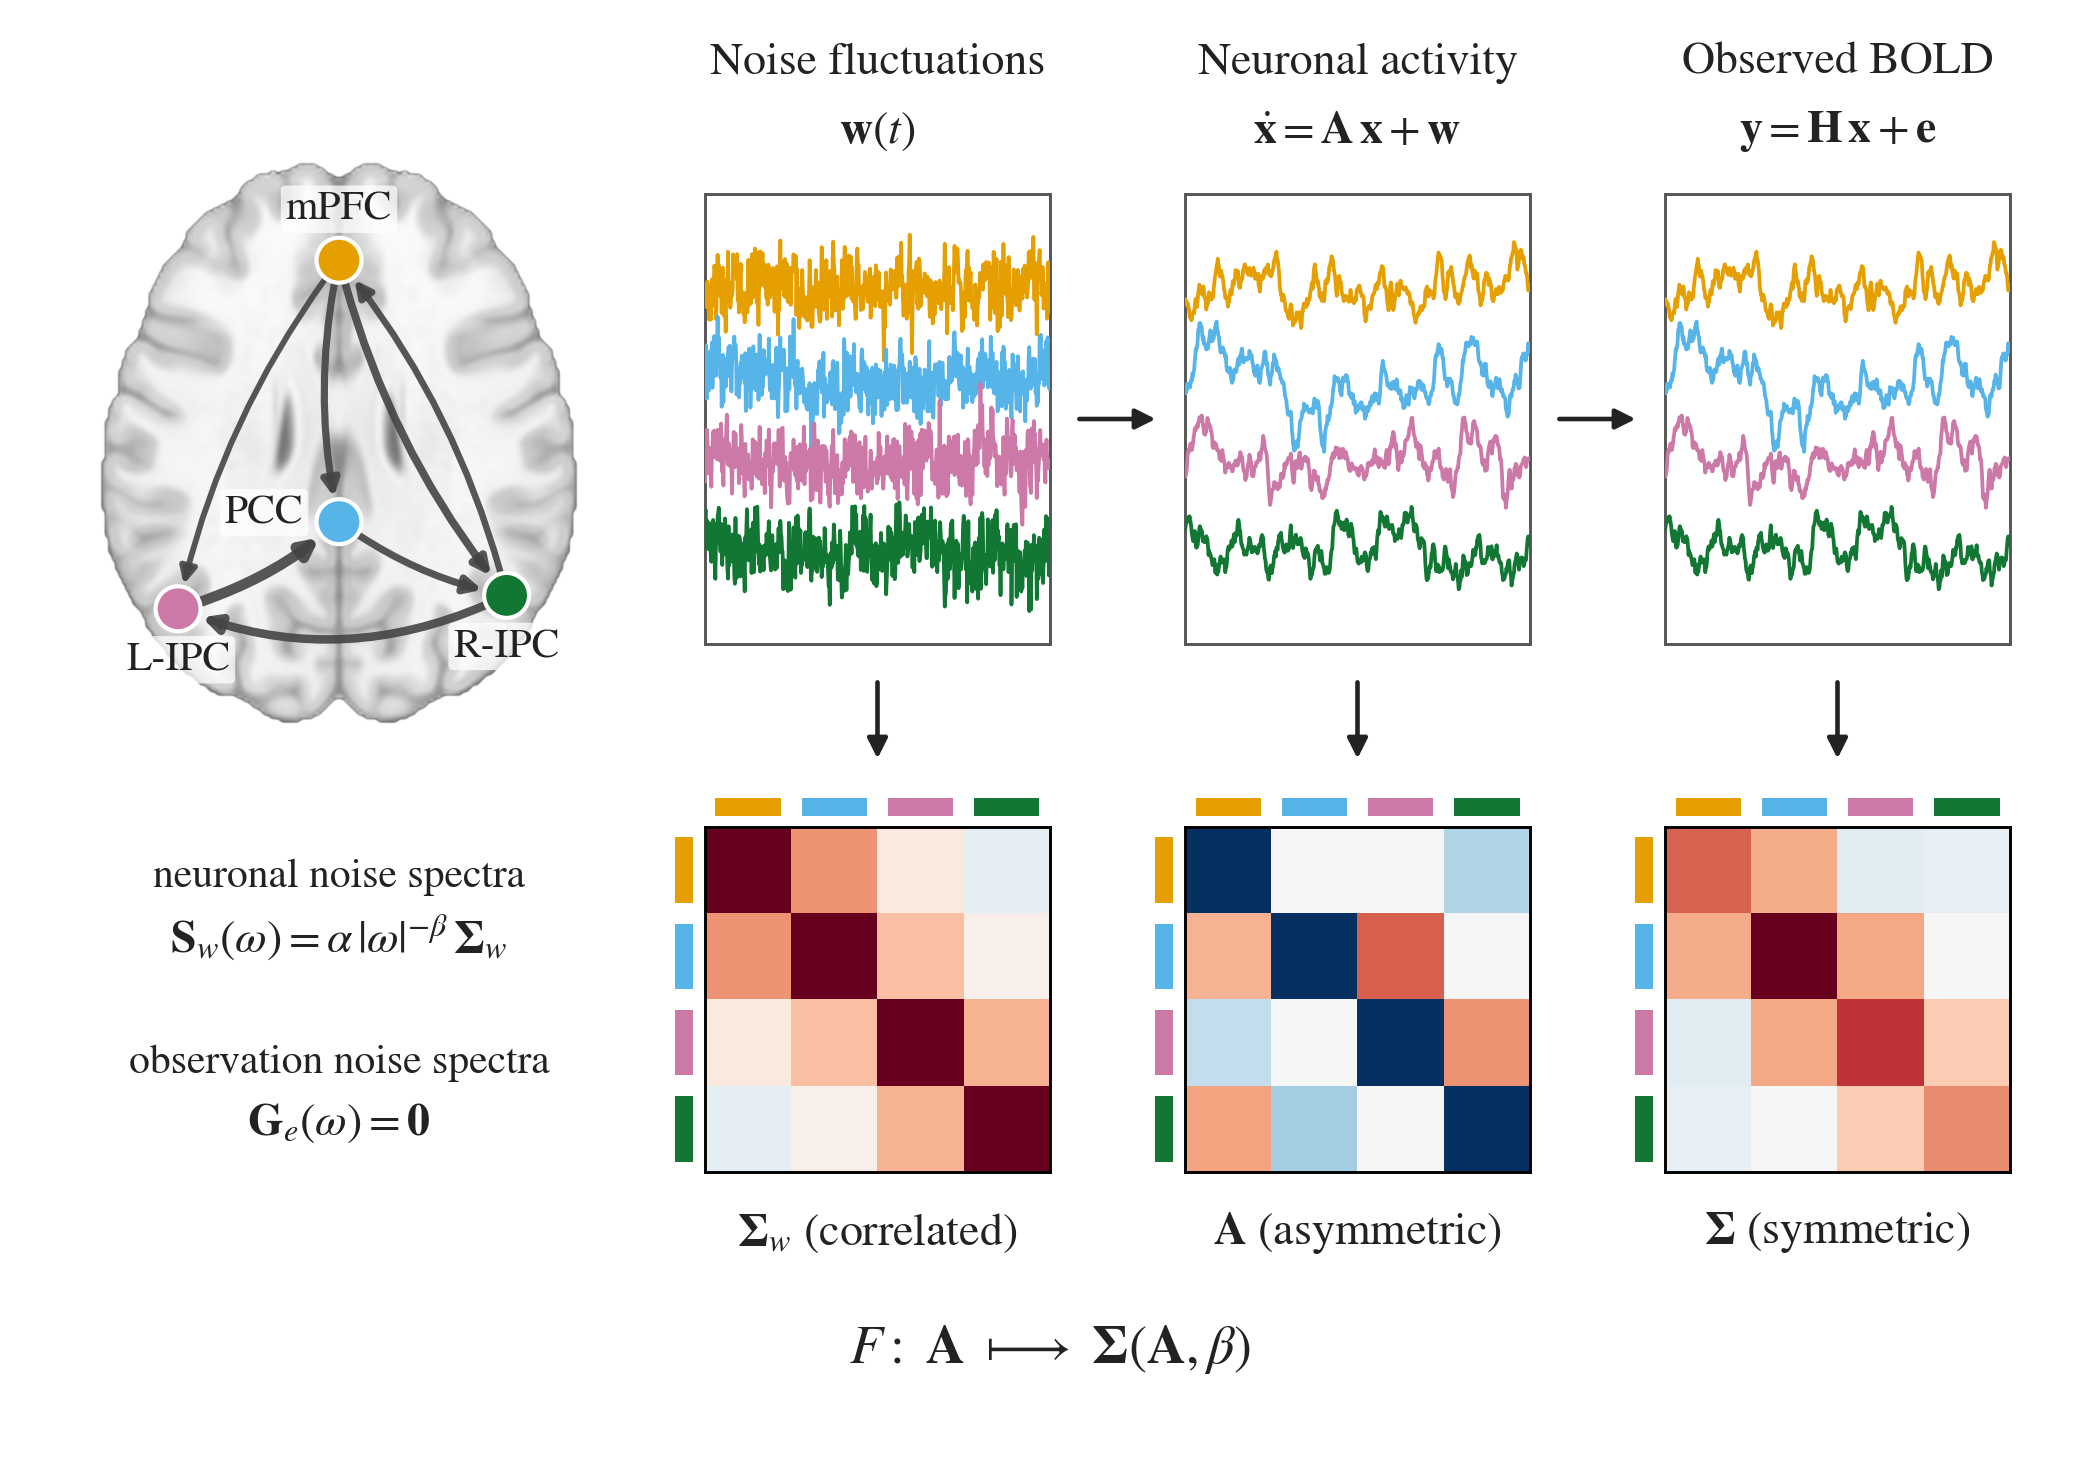

Generate this figure with Python:
"""Schematic of the spectral DCM generative model and the forward map F: A -> Sigma.

Four default-network nodes on an axial slice drive four coupled neuronal time series; the observed signal
is a (static) linear read-out (observation noise G_e = 0); the zero-lag covariance Sigma follows from the forward map.
Simplified redrawing after Fig. 2 of Friston et al. (2014, NeuroImage 99:533-547; CC BY 3.0), with a general
(asymmetric) effective-connectivity matrix A.  Time series, spectra and matrices are computed from the model
equations with illustrative parameter values (not results).
"""
import json
from pathlib import Path
import numpy as np
import matplotlib
matplotlib.use("Agg")
import matplotlib.pyplot as plt
from matplotlib.patches import FancyArrowPatch, Circle, Rectangle
from scipy.linalg import solve_continuous_lyapunov

HERE = Path(__file__).resolve().parent
TITLE_Y = 4.70 + 0.06                   # y of the panel titles (the top of the panels is at 4.45 + DY)
DY = 0.0                                # title removed
W, H = 7.0, 5.10                       # canvas reduced to content + top margin (was 5.66); no top crop needed
INK, EDGE, FACE, GREY = "#222222", "#555555", "#f4f4f4", "#7f7f7f"
REGIONS = ["mPFC", "PCC", "lIPC", "rIPC"]
LABEL = {"lIPC": "L-IPC", "rIPC": "R-IPC"}      # display names (lIPC/rIPC = left/right inferior parietal cortex)
COLS = ["#E69F00", "#56B4E9", "#CC79A7", "#117733"]      # validated categorical set (light mode)
BETA, ALPHA = 0.5, 1.0
RAD = 0.11                              # curvature of the arrows in each reciprocal pair

plt.rcParams.update({"font.family": "STIXGeneral", "mathtext.fontset": "stix", "font.size": 9,
                     "axes.linewidth": 0.7, "pdf.fonttype": 42, "svg.fonttype": "none"})

# ---- illustrative model: A[i, j] = influence of region j on region i; mPFC drives PCC, lIPC and rIPC,
#      lIPC drives PCC, PCC drives rIPC, rIPC drives lIPC and feeds back to mPFC; no other couplings
#      (previous values: A[0,3]=0.25, A[1,0]=0.15, A[1,2]=0.60, A[2,0]=0.40, A[2,3]=0.35, A[3,0]=0.45, A[3,1]=0.60)
#      (set 2, kept as fallback: A[0,3]=0.30, A[1,0]=0.20, A[1,2]=0.50, A[2,0]=0.35, A[2,3]=0.40, A[3,0]=0.50, A[3,1]=0.45)
#      (set 3, all-positive off-diagonals: A[0,3]=0.20, A[1,0]=0.30, A[1,2]=0.70, A[2,0]=0.25, A[2,3]=0.50, A[3,0]=0.35, A[3,1]=0.40)
A = np.array([[-1.0, 0.00, 0.00, -0.30],
              [ 0.35, -1.0, 0.60, 0.00],
              [-0.25, 0.00, -1.0, 0.45],
              [ 0.40, -0.35, 0.00, -1.0]])
assert np.all(np.linalg.eigvals(A).real < 0)
Hm = np.eye(4)                           # H = I in this illustration
Sigma_w = np.array([[ 1.00, 0.45, 0.10, -0.10],
                    [ 0.45, 1.00, 0.30,  0.05],
                    [ 0.10, 0.30, 1.00,  0.35],
                    [-0.10, 0.05, 0.35,  1.00]])
assert np.all(np.linalg.eigvalsh(Sigma_w) > 0)

# ---- simulate  x' = A x + w  (power-law w),  y = H x  (G_e = 0)
rng = np.random.default_rng(7)
dt, T = 0.1, 400.0
n = int(T / dt)
f = np.fft.rfftfreq(n, dt); f[0] = f[1]
shape = f ** (-BETA / 2.0)
w_ind = np.fft.irfft(np.fft.rfft(rng.standard_normal((4, n)), axis=1) * shape, n=n, axis=1)
w_ind /= w_ind.std(axis=1, keepdims=True)
w = np.linalg.cholesky(Sigma_w) @ w_ind
x = np.zeros((4, n))
for k in range(n - 1):
    x[:, k + 1] = x[:, k] + dt * (A @ x[:, k] + w[:, k])
y = Hm @ x                                  # G_e = 0: no observation noise
t0, t1 = 2000, 2600                     # 60 s window after burn-in
sl = slice(t0, t1)

# ---- spectra and covariance from the same A (analytic)
def sigma_integral(A, beta, alpha, Sigma_w, Hm):
    """Sigma = H [alpha/(2 pi) int |w|^-beta R Sigma_w R^dagger dw] H^T."""
    from scipy.integrate import quad
    n_ = A.shape[0]; I_ = np.eye(n_)
    def entry(i, j, lo, hi, singular):
        def f(o):
            R = np.linalg.inv(1j * o * I_ - A)
            return (R @ Sigma_w @ R.conj().T)[i, j].real
        if singular:                                   # integrable |w|^-beta endpoint singularity at 0
            return quad(lambda o: f(o), lo, hi, weight="alg", wvar=(-beta, 0), limit=400)[0]
        return quad(lambda o: o ** (-beta) * f(o), lo, hi, limit=400)[0]
    B = np.zeros((n_, n_))
    for i in range(n_):
        for j in range(n_):
            B[i, j] = entry(i, j, 0.0, 1.0, True) + entry(i, j, 1.0, 400.0, False)
    return Hm @ (alpha / np.pi * B) @ Hm.T              # two-sided integral = 2 x one-sided, then 1/(2 pi)

Sigma = sigma_integral(A, BETA, ALPHA, Sigma_w, Hm)
assert np.allclose(Sigma, Sigma.T, atol=1e-8) and np.all(np.linalg.eigvalsh(Sigma) > 0)
# self-check: at beta = 0, A S + S A^T + alpha Sigma_w = 0
S0 = sigma_integral(A, 0.0, ALPHA, Sigma_w, np.eye(4))
assert np.allclose(S0, solve_continuous_lyapunov(A, -ALPHA * Sigma_w), atol=2e-3), "integral != Lyapunov at beta=0"

fig = plt.figure(figsize=(W, H))
bg = fig.add_axes([0, 0, 1, 1]); bg.set_xlim(0, W); bg.set_ylim(0, H); bg.axis("off")
def add_ax(x, y, w_, h_): return fig.add_axes([x / W, y / H, w_ / W, h_ / H])
def title(x, y, s): bg.text(x, y, s, ha="center", va="center", fontsize=11, color=INK)
def arrow(p, q, **kw): bg.add_patch(FancyArrowPatch(p, q, arrowstyle="-|>", mutation_scale=10, lw=1.1, color=INK, **kw))

# ============================== top row: time domain
ty0, ty1 = 2.95 + DY, 4.45 + DY                   # vertical extent of the trace panels
# brain
meta = json.loads((HERE / "brain_axial.json").read_text())
img = plt.imread(HERE / "brain_axial.png")
bw_, bh_ = 1.62, 1.62 * img.shape[0] / img.shape[1]
bx0, by0 = 0.32, ty1 - bh_ + 0.12
bg.imshow(img, extent=[bx0, bx0 + bw_, by0, by0 + bh_], aspect="auto", zorder=1)
bg.set_xlim(0, W); bg.set_ylim(0, H)
def to_xy(mx, my):
    return (bx0 + (mx - meta["x_min"]) / (meta["x_max"] - meta["x_min"]) * bw_,
            by0 + (my - meta["y_min"]) / (meta["y_max"] - meta["y_min"]) * bh_)
P = [to_xy(meta["rois"][r]["x"], meta["rois"][r]["y"]) for r in REGIONS]
for i in range(4):                       # directed arrows j -> i, width proportional to |A[i, j]| (weak ones omitted; sign not shown)
    for j in range(4):
        if i != j and abs(A[i, j]) >= 0.15:
            rad = -2.0 * RAD if (i, j) == (2, 3) else RAD   # rIPC -> lIPC bows below the node line; the rest bow slightly
            bg.add_patch(FancyArrowPatch(P[j], P[i], arrowstyle="-|>", mutation_scale=8,
                                         lw=0.6 + 3.2 * abs(A[i, j]), color="#444444", zorder=3,
                                         connectionstyle=f"arc3,rad={rad}", shrinkA=6, shrinkB=6, alpha=0.9))
for (px, py), c, r in zip(P, COLS, REGIONS):
    bg.add_patch(Circle((px, py), 0.075, fc=c, ec="white", lw=1.0, zorder=5))
off = {"mPFC": (0, 0.17), "PCC": (-0.25, 0.03), "lIPC": (0.0, -0.17), "rIPC": (0.0, -0.17)}
for (px, py), r in zip(P, REGIONS):
    dx, dy = off[r]
    bg.text(px + dx, py + dy, LABEL.get(r, r), ha="center", va="center", fontsize=10, color=INK, zorder=6,
            bbox=dict(boxstyle="round,pad=0.12", fc="white", ec="none", alpha=0.75))

# the noise-spectrum equation, under the brain
cx = bx0 + bw_ / 2
blocks = [("neuronal noise spectra", r"$\mathbf{S}_w(\omega)=\alpha\,|\omega|^{-\beta}\,\boldsymbol{\Sigma}_w$")]
for q, (lab, eq_) in enumerate(blocks):
    y_ = (1.19 + DY + 1.15 / 2) + 0.41 - q * 0.44      # block (label to last equation, 0.82 in tall) centred on the matrices
    bg.text(cx, y_, lab, ha="center", va="center", fontsize=10, color=INK)
    bg.text(cx, y_ - 0.20, eq_, ha="center", va="center", fontsize=11, color=INK)
    bg.text(cx, y_ - 0.62, "observation noise spectra", ha="center", va="center", fontsize=10, color=INK)
    bg.text(cx, y_ - 0.82, r"$\mathbf{G}_e(\omega)=\mathbf{0}$", ha="center", va="center", fontsize=11, color=INK)

# time-series panels
px = [2.35, 3.95, 5.55]
pw = 1.15
data = [w[:, sl], x[:, sl], y[:, sl]]
names = ["Noise fluctuations", "Neuronal activity", "Observed BOLD"]
syms = [r"$\mathbf{w}(t)$", r"$\mathbf{x}(t)$", r"$\mathbf{y}(t)$"]
eqs = [r"$\mathbf{S}_w(\omega)=\alpha\,|\omega|^{-\beta}\,\boldsymbol{\Sigma}_w$", r"$\dot{\mathbf{x}}=\mathbf{A}\,\mathbf{x}+\mathbf{w}$",
       r"$\mathbf{y}=\mathbf{H}\,\mathbf{x}+\mathbf{e}$"]
for k in range(3):
    ax = add_ax(px[k], ty0, pw, ty1 - ty0)
    d = data[k] / data[k].std()
    lane = 2.4
    for r in range(4):
        ax.plot(np.arange(d.shape[1]) * dt, d[r] * 0.55 + (3 - r) * lane, color=COLS[r], lw=0.9)
    ax.set_xlim(0, d.shape[1] * dt); ax.set_ylim(-2.6, 3 * lane + 2.6)
    ax.axis("off")
    ax.add_patch(Rectangle((0, 0), 1, 1, transform=ax.transAxes, fc="none", ec=EDGE, lw=0.7, clip_on=False))
    title(px[k] + pw / 2, TITLE_Y + 0.13, names[k])
    lab_, fs_ = (syms[k], 11) if k == 0 else (eqs[k], 11)   # w(t) keeps its symbol; x and y show their model equations
    bg.text(px[k] + pw / 2, TITLE_Y - 0.10, lab_, ha="center", va="center", fontsize=fs_, color=INK)
for k in range(2):
    arrow((px[k] + pw + 0.07, (ty0 + ty1) / 2), (px[k + 1] - 0.07, (ty0 + ty1) / 2))

# title removed; now lives in the LaTeX caption (bolded)

# ============================== second row: one matrix under each trace panel
def chips(x0, y0, s_):
    """region-coloured chips along the left and top edge of a 4x4 square with lower-left corner (x0, y0)."""
    c = s_ / 4
    for r in range(4):
        bg.add_patch(Rectangle((x0 - 0.10, y0 + s_ - (r + 1) * c + 0.035), 0.06, c - 0.07, fc=COLS[r], ec="none"))
        bg.add_patch(Rectangle((x0 + r * c + 0.035, y0 + s_ + 0.035), c - 0.07, 0.06, fc=COLS[r], ec="none"))

ms = 1.15                                # matrix side (in)
yb = 1.19 + DY
mats = [Sigma_w, A, Sigma]
vmax = [1.0, 1.0, np.abs(Sigma).max()]
cmaps = ["RdBu_r", "RdBu_r", "RdBu_r"]
vmins = [-1.0, -1.0, -vmax[2]]
mnames = [r"$\boldsymbol{\Sigma}_w$ (correlated)", r"$\mathbf{A}$ (asymmetric)",
          r"$\boldsymbol{\Sigma}$ (symmetric)"]
for k in range(3):
    x0 = px[k] + pw / 2 - ms / 2
    ax = add_ax(x0, yb, ms, ms)
    ax.imshow(mats[k], cmap=cmaps[k], vmin=vmins[k], vmax=vmax[k], interpolation="nearest")
    ax.set_xticks([]); ax.set_yticks([])
    for sp in ax.spines.values(): sp.set_linewidth(0.7)
    chips(x0, yb, ms)
    bg.text(px[k] + pw / 2, yb - 0.20, mnames[k], ha="center", va="center", fontsize=11, color=INK)
    arrow((px[k] + pw / 2, ty0 - 0.10), (px[k] + pw / 2, ty0 - 0.10 - 0.31))   # trace panel -> its matrix (same length as the horizontal arrows)

# ============================== third row: the forward map
bg.text(W / 2, 0.60,
        r"$F:\ \mathbf{A}\ \longmapsto\ \boldsymbol{\Sigma}(\mathbf{A},\beta)$",
        ha="center", va="center", fontsize=13, color=INK)

from matplotlib.transforms import Bbox
CROP_BOTTOM = 0.24                      # inches trimmed from the bottom of the canvas (nothing is drawn there)
CROP_TOP = 0.0                          # no top crop; canvas already sized to content
crop = Bbox.from_bounds(0.0, CROP_BOTTOM, W, H - CROP_BOTTOM - CROP_TOP)
fig.savefig(HERE / "spectral_dcm_schematic.pdf", dpi=300, bbox_inches=crop)
fig.savefig(HERE / "spectral_dcm_schematic.png", dpi=300, bbox_inches=crop)
# fig.savefig(HERE / "spectral_dcm_schematic.svg", dpi=300, bbox_inches=crop)
print("written")
